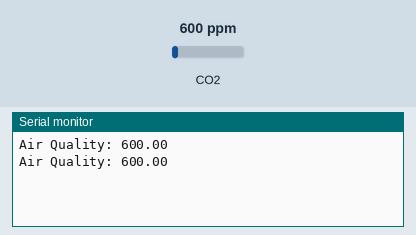
Simulated run of this sketch. Board: Arduino Uno, built with avr-gcc and run on an emulated ATmega328P. Shown: the last lines printed to the serial monitor. The inputs (shaded band) are chosen by the test bench; at power-on: CO2 600 ppm.

Above: at 1.8 s.
1.9 s: CO2 set to 452 ppm
At 2.7 s:
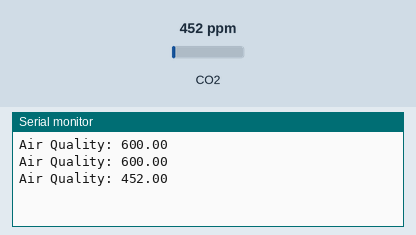
3.4 s: CO2 set to 1050 ppm
At 4.8 s:
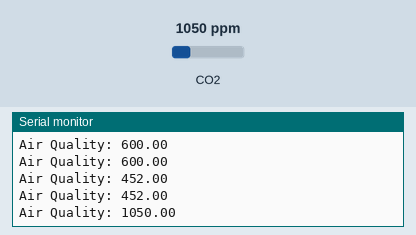
Timing chart, 0 to 6.4 s (numbered marks = the images above; inputs shaded):
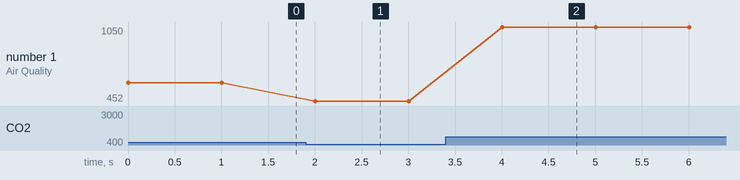

Measured:
- after the input at 1.9 s, the serial monitor: prints a new line after 0.10 s (image 1)
- after the input at 3.4 s, the serial monitor: prints a new line after 0.61 s (image 2)
- plotted number 1: 600 → 452 after the input at 1.9 s, 452 → 1050 after the input at 3.4 s

The sketch:

GAS_sensor.ino
```cpp
#include<MQ135.h>
MQ135 gasSensor = MQ135(A0);

void setup()
{
  Serial.begin(9600);
}

void loop()
{
  float air_quality = gasSensor.getPPM();
  Serial.print("Air Quality: ");
  Serial.println(air_quality);
  delay(1000);
}
```
